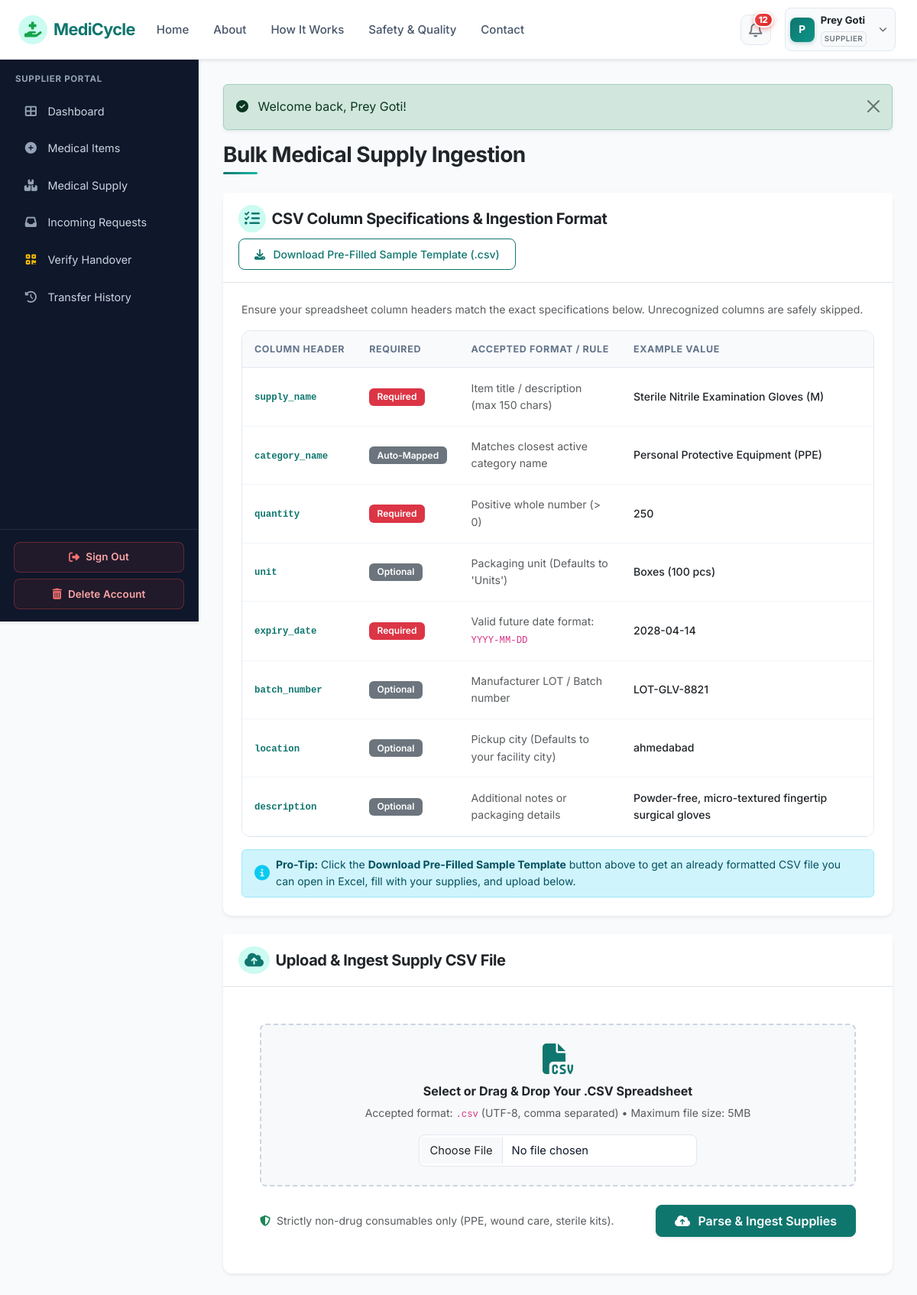
/supplier/bulk-import.php (signed in), run on the app's committed database.
### tables this page shows
CREATE TABLE `organizations` (
  `id` int(11) NOT NULL AUTO_INCREMENT,
  `user_id` int(11) NOT NULL,
  `organization_name` varchar(150) NOT NULL,
  `organization_type` varchar(100) NOT NULL,
  `license_number` varchar(100) DEFAULT NULL,
  `address` text NOT NULL,
  `city` varchar(100) NOT NULL,
  `state` varchar(100) NOT NULL,
  `pincode` varchar(20) NOT NULL,
  `verification_status` enum('pending','verified','rejected') DEFAULT 'pending',
  `verification_notes` text DEFAULT NULL,
  `created_at` timestamp NOT NULL DEFAULT current_timestamp(),
  `updated_at` timestamp NOT NULL DEFAULT current_timestamp() ON UPDATE current_timestamp(),
  PRIMARY KEY (`id`),
  KEY `fk_org_user` (`user_id`),
  KEY `idx_org_city` (`city`),
  KEY `idx_org_status` (`verification_status`),
  CONSTRAINT `fk_org_user` FOREIGN KEY (`user_id`) REFERENCES `users` (`id`) ON DELETE CASCADE
);

CREATE TABLE `users` (
  `id` int(11) NOT NULL AUTO_INCREMENT,
  `name` varchar(100) NOT NULL,
  `email` varchar(100) NOT NULL,
  `password` varchar(255) NOT NULL,
  `phone` varchar(20) NOT NULL,
  `role` enum('admin','supplier','ngo','delivery') NOT NULL,
  `email_verified` tinyint(1) DEFAULT 1,
  `status` enum('active','inactive','suspended','pending') DEFAULT 'active',
  `created_at` timestamp NOT NULL DEFAULT current_timestamp(),
  `updated_at` timestamp NOT NULL DEFAULT current_timestamp() ON UPDATE current_timestamp(),
  PRIMARY KEY (`id`),
  UNIQUE KEY `email` (`email`),
  KEY `idx_user_role` (`role`),
  KEY `idx_user_status` (`status`)
);

### supplier/bulk-import.php (the view, shortened to what the rows shown need)
<?php
require_once __DIR__ . '/../config/config.php';
require_role('supplier');
$userId = $_SESSION['user_id'];
$orgStmt = $pdo->prepare("SELECT city FROM organizations WHERE user_id = ? LIMIT 1");
$orgStmt->execute([$userId]);
$userCity = $orgStmt->fetchColumn() ?: 'Ahmedabad';
include __DIR__ . '/../includes/header.php';
include __DIR__ . '/../includes/navbar.php';
?>
<div class="app-container">
    <?php include __DIR__ . '/../includes/sidebar.php'; ?>
    <div class="app-content">
        <div class="card border-0 shadow-sm mb-4">
            <div class="card-body p-4">
                <div class="table-responsive">
                    <table class="table table-hover align-middle mb-0 small">
                        <thead class="table-light">
                            <tr>
                                <th style="width: 18%;">Column Header</th>
                                <th style="width: 12%;">Required</th>
                                <th style="width: 25%;">Accepted Format / Rule</th>
                                <th style="width: 45%;">Example Value</th>
                            </tr>
                        </thead>
                        <tbody>
                            <tr>
                                <td><code class="fw-bold text-teal">location</code></td>
                                <td><span class="badge bg-secondary">Optional</span></td>
                                <td class="text-muted">Pickup city (Defaults to your facility city)</td>
                                <td class="fw-medium text-dark"><?php echo e($userCity); ?></td>
                            </tr>
                        </tbody>
                    </table>
                </div>
            </div>
        </div>
    </div>
</div>
<?php include __DIR__ . '/../includes/footer.php'; ?>

### includes/navbar.php (shortened to what the rows shown need)
<?php
$currentUser = current_user();
$unreadNotifCount = 0;
if ($currentUser && isset($pdo)) {
    $unreadNotifCount = get_unread_notifications_count($pdo, $currentUser['id']);
}
$currentDir = basename(dirname($_SERVER['PHP_SELF'] ?? ''));
$isPublicPage = !in_array($currentDir, ['admin', 'supplier', 'ngo', 'delivery']);
?>
<nav class="navbar navbar-expand-lg navbar-medicycle sticky-top shadow-sm">
    <div class="container-fluid px-3 px-lg-4">
        <div class="collapse navbar-collapse" id="navbarMain">
            <ul class="navbar-nav ms-auto align-items-center gap-2">
                <?php if (!$isPublicPage && $currentUser): ?>
                    <li class="nav-item dropdown position-relative ms-1">
                        <a class="nav-link notif-icon-btn position-relative" href="#" id="notifDropdown" role="button" data-bs-toggle="dropdown" aria-expanded="false" title="Notifications">
                            <i class="far fa-bell fs-5 text-secondary"></i>
                            <?php if ($unreadNotifCount > 0): ?>
                                <span class="notif-pulse-badge">
                                    <?php echo $unreadNotifCount; ?>
                                </span>
                            <?php endif; ?>
                        </a>
                    </li>
                    <li class="nav-item dropdown ms-1">
                        <a class="nav-link user-profile-capsule d-flex align-items-center gap-2 text-dark shadow-2xs" href="#" id="userDropdown" role="button" data-bs-toggle="dropdown" aria-expanded="false">
                            <div class="user-avatar-circle">
                                <?php echo strtoupper(substr($currentUser['name'], 0, 1)); ?>
                            </div>
                            <div class="d-none d-md-block text-start pe-1">
                                <span class="d-block fw-bold small text-dark leading-tight" style="font-size:0.82rem;"><?php echo e($currentUser['name']); ?></span>
                                <span class="badge text-uppercase text-secondary bg-light border p-1" style="font-size: 0.62rem; letter-spacing:0.04em;"><?php echo strtoupper(e($currentUser['role'])); ?></span>
                            </div>
                            <i class="fas fa-chevron-down text-muted small ms-1" style="font-size:0.65rem;"></i>
                        </a>
                    </li>
                <?php endif; ?>
            </ul>
        </div>
    </div>
</nav>

### includes/sidebar.php (shortened to what the rows shown need)
<?php
$currentUser = current_user();
$currentScript = basename($_SERVER['PHP_SELF']);
if (!function_exists('is_active_link')) {
    function is_active_link($script, $dir = null) {
        global $currentScript, $currentDir;
        return ($currentScript === $script) ? 'active' : '';
    }
}
$userRole = $currentUser['role'] ?? ($_SESSION['role'] ?? '');
?>
<aside class="app-sidebar shadow-sm">
    <div class="sidebar-heading">
        <?php echo strtoupper(e($userRole)); ?> PORTAL
    </div>
    <ul class="nav flex-column mb-auto">
        <?php if ($userRole === 'admin'): ?>
            <li class="nav-item">
                <a class="nav-link <?php echo is_active_link('dashboard.php', 'admin'); ?>" href="<?php echo BASE_URL; ?>/admin/dashboard.php">
                    <i class="fas fa-chart-line"></i> Dashboard
                </a>
            </li>
            <li class="nav-item">
                <a class="nav-link <?php echo is_active_link('users.php', 'admin'); ?>" href="<?php echo BASE_URL; ?>/admin/users.php">
                    <i class="fas fa-users"></i> User Accounts
                </a>
            </li>
            <li class="nav-item">
                <a class="nav-link <?php echo is_active_link('organizations.php', 'admin'); ?>" href="<?php echo BASE_URL; ?>/admin/organizations.php">
                    <i class="fas fa-building-circle-check"></i> Organizations
                </a>
            </li>
            <li class="nav-item">
                <a class="nav-link <?php echo is_active_link('supplies.php', 'admin'); ?>" href="<?php echo BASE_URL; ?>/admin/supplies.php">
                    <i class="fas fa-boxes-stacked"></i> All Supplies
                </a>
            </li>
            <li class="nav-item">
                <a class="nav-link <?php echo is_active_link('requirements.php', 'admin'); ?>" href="<?php echo BASE_URL; ?>/admin/requirements.php">
                    <i class="fas fa-clipboard-list"></i> Requirements
                </a>
            </li>
            <li class="nav-item">
                <a class="nav-link <?php echo is_active_link('requests.php', 'admin'); ?>" href="<?php echo BASE_URL; ?>/admin/requests.php">
                    <i class="fas fa-hand-holding-medical"></i> Supply Requests
                </a>
            </li>
            <li class="nav-item">
                <a class="nav-link <?php echo is_active_link('deliveries.php', 'admin'); ?>" href="<?php echo BASE_URL; ?>/admin/deliveries.php">
                    <i class="fas fa-truck-fast"></i> Deliveries
                </a>
            </li>
            <li class="nav-item">
                <a class="nav-link <?php echo is_active_link('verify-handover.php', 'admin'); ?>" href="<?php echo BASE_URL; ?>/admin/verify-handover.php">
                    <i class="fas fa-qrcode text-warning"></i> Verify Handover
                </a>
            </li>
            <li class="nav-item">
                <a class="nav-link <?php echo is_active_link('categories.php', 'admin'); ?>" href="<?php echo BASE_URL; ?>/admin/categories.php">
                    <i class="fas fa-tags"></i> Categories
                </a>
            </li>
            <li class="nav-item">
                <a class="nav-link <?php echo is_active_link('reports.php', 'admin'); ?>" href="<?php echo BASE_URL; ?>/admin/reports.php">
                    <i class="fas fa-file-invoice"></i> Reports
                </a>
            </li>
            <li class="nav-item">
                <a class="nav-link <?php echo is_active_link('analytics.php', 'admin'); ?>" href="<?php echo BASE_URL; ?>/admin/analytics.php">
                    <i class="fas fa-chart-pie"></i> Analytics
                </a>
            </li>
            <li class="nav-item">
                <a class="nav-link <?php echo is_active_link('settings.php', 'admin'); ?>" href="<?php echo BASE_URL; ?>/admin/settings.php">
                    <i class="fas fa-sliders"></i> System Settings
                </a>
            </li>
        <?php elseif ($userRole === 'supplier'): ?>
            <li class="nav-item">
            </li>
            <li class="nav-item">
            </li>
            <li class="nav-item">
            </li>
            <li class="nav-item">
            </li>
            <li class="nav-item">
            </li>
            <li class="nav-item">
            </li>
        <?php endif; ?>
    </ul>
    <div class="sidebar-footer mt-auto">
        <a href="<?php echo BASE_URL; ?>/logout.php" class="btn-sidebar-signout mb-2">
        </a>
        <button type="button" class="btn-sidebar-delete" data-bs-toggle="modal" data-bs-target="#deleteAccountModal">
        </button>
    </div>
</aside>

### data on the page
organizations: user.name "P", user.name "Prey Goti", user.role "SUPPLIER", city "ahmedabad"

### other printed values
$unreadNotifCount "12"
$message "Welcome back, Prey Goti!"
